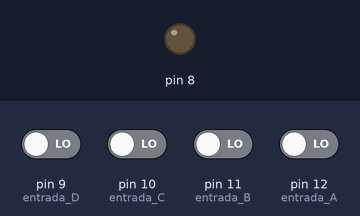
This sketch was run on a simulated Arduino Uno, built with avr-gcc and run on an emulated ATmega328P. On the bench: output pins drawn as LEDs (lit = HIGH). The test bench sets the inputs (shaded band); at power-on: pin 9 (entrada_D), pin 10 (entrada_C), pin 11 (entrada_B), pin 12 (entrada_A) LOW.

Above: at 1.2 s.
1.3 s: pin 12 (entrada_A) driven HIGH
At 2.2 s:
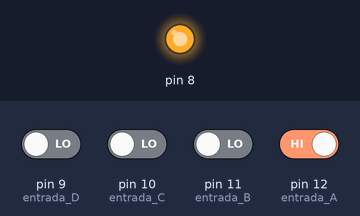
2.8 s: pin 12 (entrada_A) driven LOW
At 3.3 s:
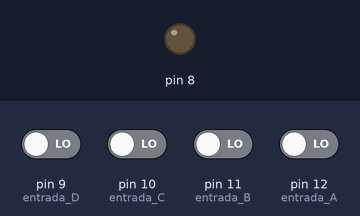
Timing chart, 0 to 5.8 s (numbered marks = the images above; inputs shaded):
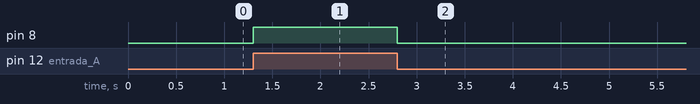

The sketch:

IMPARES.ino
```cpp
//Autor:Dario Jorge Iglesias
//Los números impares NO se
//pueden dividir exactamente en
//grupos de dos.
boolean D,C,B,A,Impares;
void setup() {
 pinMode(9,INPUT);//entrada D
 pinMode(10,INPUT);//entrada C
 pinMode(11,INPUT);//entrada B
 pinMode(12,INPUT);//entrada A
 pinMode(8,OUTPUT);}//salida pares
void loop() {
 D=digitalRead(9);
 C=digitalRead(10);
 B=digitalRead(11);
 A=digitalRead(12);
 Impares=A;
 digitalWrite(8,Impares);}
```

Measured:
- after the input at 1.3 s, pin 8: LOW → HIGH at once
- after the input at 2.8 s, pin 8: HIGH → LOW at once
